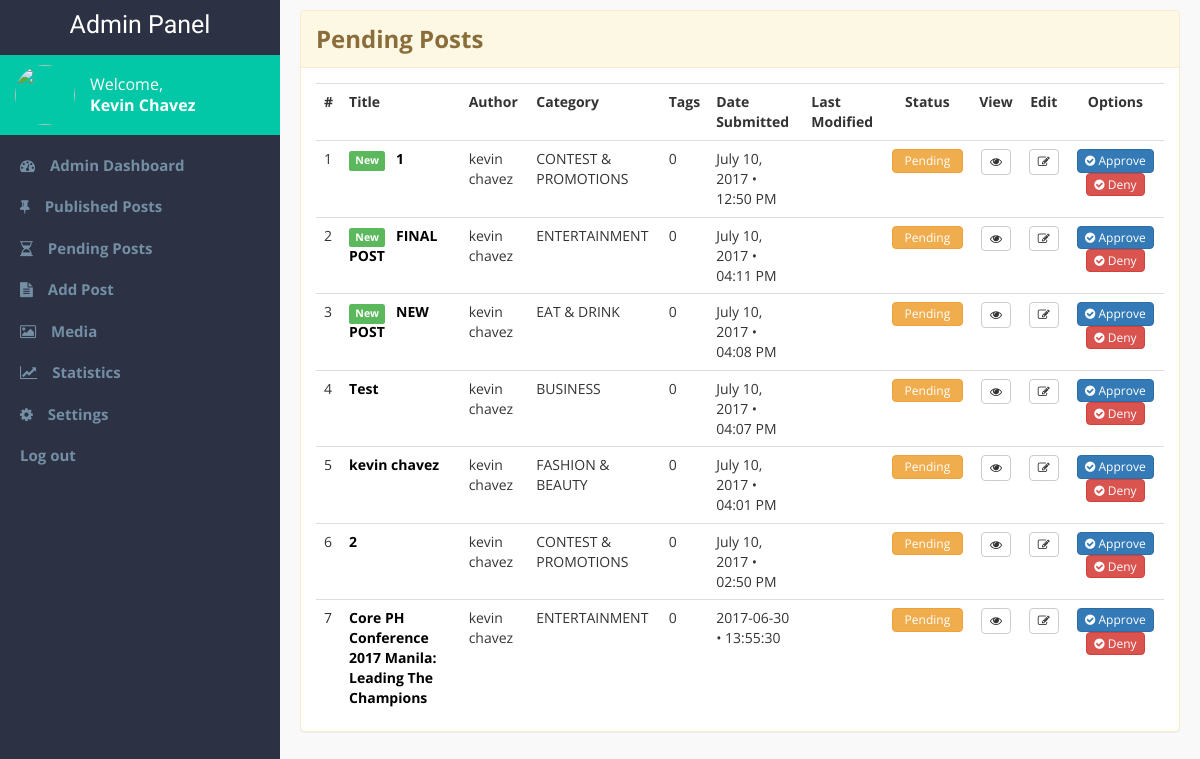
Page /admin-pages/pending-posts.php (signed in) on the earlier database version.
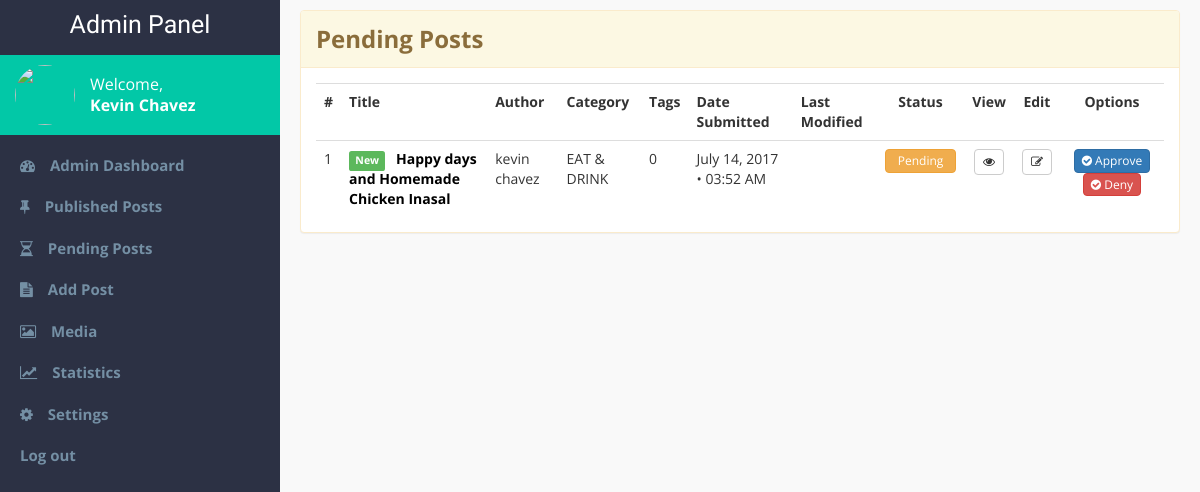
Same page on the later database version.
### tables this page shows
CREATE TABLE `blog_post` (
  `blog_id` int(11) NOT NULL,
  `title` varchar(100) NOT NULL,
  `subheading` varchar(255) DEFAULT NULL,
  `thumbnail` varchar(255) NOT NULL,
  `article` text NOT NULL,
  `author_id` int(11) NOT NULL,
  `date_created` varchar(255) NOT NULL,
  `time_created` varchar(255) NOT NULL,
  `date_published` varchar(255) DEFAULT NULL,
  `time_published` varchar(255) DEFAULT NULL,
  `month_published` varchar(255) DEFAULT NULL,
  `year_published` varchar(255) DEFAULT NULL,
  `featured` tinyint(1) DEFAULT NULL,
  `enabled` tinyint(1) DEFAULT NULL,
  `sponsored` tinyint(1) DEFAULT NULL,
  `recommended` tinyint(1) DEFAULT NULL,
  `comments_count` int(11) DEFAULT NULL,
  `views` int(11) DEFAULT NULL,
  `date_modified` varchar(255) DEFAULT NULL,
  `time_modified` varchar(255) DEFAULT NULL,
  `category_id` int(11) NOT NULL,
  `approved` tinyint(1) NOT NULL,
  `denied` tinyint(1) DEFAULT NULL,
  `admin_remarks` text
);

CREATE TABLE `users` (
  `user_id` int(11) NOT NULL,
  `username` varchar(45) NOT NULL,
  `password` varchar(45) NOT NULL,
  `email` varchar(45) NOT NULL,
  `first_name` varchar(45) NOT NULL,
  `middle_name` varchar(255) NOT NULL,
  `last_name` varchar(45) NOT NULL,
  `gender` varchar(10) NOT NULL,
  `display_pic` varchar(155) DEFAULT NULL,
  `role` varchar(45) NOT NULL
);

CREATE TABLE `blog_categories` (
  `category_id` int(11) NOT NULL,
  `name` varchar(55) NOT NULL,
  `category_desc` varchar(255) DEFAULT NULL
);

### admin-pages/display-pending.php (the view, shortened to what this page needs)
<?php
	require $_SERVER['DOCUMENT_ROOT'].'/capstone2/connection.php';
	$sql = "SELECT * FROM blog_post
			JOIN users ON(users.user_id = blog_post.author_id)
			JOIN blog_categories ON(blog_categories.category_id = blog_post.category_id)
			WHERE not approved ORDER BY date_created DESC, time_created DESC";
	$result = mysqli_query($con,$sql);
	$count = 1;
	$new_counter = 0;
		while ($row = mysqli_fetch_assoc($result))
		{
			extract($row);
				$sql1 = "SELECT username from users
						WHERE user_id = '$user_id'";
				$result1 = mysqli_query($con,$sql1);
				$row1 = mysqli_fetch_assoc($result1);
				extract($row1);
				$sql2 = "SELECT name from blog_categories
						WHERE category_id = '$category_id'";
				$result2 = mysqli_query($con,$sql2);
				$row2 = mysqli_fetch_assoc($result2);
				extract($row2);
	$blogID = [];
	$blogID[$count] = $blog_id;
	$postID = $blogID[$count];
	echo "<tr>
		<td>$count</td>
		";
		if ($new_counter < 3) {
			echo "
			<td>
			<span class='label label-success label-new'>New</span>
			<strong><a href='/capstone2/admin-pages/edit-entry.php?id=$blogID[$count]'>$title</a></strong>
			</td>
				";
		} else {
			echo "
			<td>
			<strong><a href='/capstone2/admin-pages/edit-entry.php?id=$blogID[$count]'>$title</a></strong>
			</td>
			";
		}
		echo "
		<td>$first_name $last_name</td>
		<td>$name</td>
		<td>0</td>
		<td>$date_created • $time_created</td>
		<td>$date_modified $time_modified</td>
		";
		if ($approved == 0 AND $denied == 1) {
			echo "
			<td class='center-text'>
				<button type='button' class='btn btn-danger'>Denied</button>
			</td>";
		} elseif ($approved == 0) {
			echo "
			<td class='center-text'>
				<button type='button' class='btn btn-warning'>Pending</button>
			</td>";
		}
		echo "
				<td class='center-text'>
					<a href='/capstone2/viewpost.php?id=$blogID[$count]' target='_blank'>
					<buton class='btn btn-default btn-view' title='View post'><i class='fa fa-eye'></i></button></a>
				</td>
				<td class='center-text'>
				<form class='straight' title='Delete this post'>
				<a href='/capstone2/admin-pages/edit-entry.php?id=$postID'>
					<button type='button' class='btn btn-default btn-view'>
						<i class='fa fa-pencil-square-o'></i>
					</button>
				</a>
				</form>
				</td>
			<td class='center-text'>
				<span class='straight'>
					<form class='straight' title='Approve this post' action='pending-posts.php?id=$postID' method='POST'>
						<button type='submit' name='approve' class='btn btn-primary'><i class='fa fa-check-circle'></i> Approve</button>
					</form>
					<form class='straight' title='Deny this post' action='pending-posts.php?id=$postID' method='POST'>
						<button type='submit' name='deny' class='btn btn-danger'><i class='fa fa-check-circle'></i> Deny</button>
					</form>
				</span>
			</td>
			";
			echo "<tr>";
			$count = $count + 1;
			$new_counter = $new_counter + 1;
		}
 ?>

### admin-pages/admin-panel.php (shortened to what this page needs)
<!DOCTYPE html>
<html>
<head>
	<?php require_once $_SERVER['DOCUMENT_ROOT'].'/capstone2/admin-pages/admin-links.php' ?>
</head>
<body>
	<div class='main-container'>
		<?php require_once $_SERVER['DOCUMENT_ROOT'].'/capstone2/admin-pages/admin-sidebar.php' ?>
		<div id='main-content' class='clearfix'>
			<?php display_content(); ?>
		</div>
	</div>
</body>
</html>

### admin-pages/admin-links.php (shortened to what this page needs)
<link rel="stylesheet" href="https://maxcdn.bootstrapcdn.com/bootstrap/3.3.7/css/bootstrap.min.css">
<link rel="stylesheet" type="text/css" href="admin-panel.css"/>
<link rel="stylesheet" href="https://cdnjs.cloudflare.com/ajax/libs/limonte-sweetalert2/6.6.5/sweetalert2.min.css">
<link href="https://maxcdn.bootstrapcdn.com/font-awesome/4.7.0/css/font-awesome.min.css" rel="stylesheet">

### admin-pages/admin-sidebar.php
<div id='sidebar' class=''>
	<div class='nav_title'>
		<span>
			Admin Panel
		</span>
	</div>
	<div class='profile-bar'>
		<div class='float-left'>
			<figure class='profile-details-sm'>
				<img id='profile-pic-sm' src='/capstone2/page-imgs/admin.jpg'>
			</figure>
		</div>
		<div class='profile-name-wrapper-sm'>
			<div id='profile-greeting-sm'>Welcome,</div>
			<div id='profile-name-sm'><?php echo $_SESSION['firstname'] . " " . $_SESSION['lastname'] ?></div>
		</div>
	</div>
	<nav id='nav-sidebar'>
		<ul>
			<a href='/capstone2/admin-pages/admin-dashboard.php'><li><i class="fa fa-tachometer"></i>Admin Dashboard</li></a>
			<a href='/capstone2/admin-pages/published-posts.php#published'><li><i class="fa fa-thumb-tack"></i>Published Posts</li></a>
			<a href='/capstone2/admin-pages/pending-posts.php#pending'><li><i class="fa fa-hourglass-half"></i>Pending Posts</li></a>
			<a href='/capstone2/admin-pages/add-entry.php#add-posts'><li><i class="fa fa-file-text"></i>Add Post</li></a>
			<a href='#'><li><i class="fa fa-picture-o"></i>Media</li></a>
			<a href='#'><li><i class="fa fa-line-chart"></i>Statistics</li></a>
			<a href='#'><li><i class="fa fa-cog"></i>Settings</li></a>
			<a href='/capstone2/win-logout.php'>Log out</a>
		</ul>
	</nav>
</div>

### admin-pages/pending-posts.php (shortened to what this page needs)
<?php
	function display_content() { ?>
			<div id='pending-posts'>
					<div class="panel panel-warning">
					  	<div class="panel-heading"><h3>Pending Posts</h3></div>
						  	<div class="panel-body table-responsive">
						  		<table class='table'>
						  			<tr>
						  				<th>#</th>
						  				<th>Title</th>
						  				<th>Author</th>
						  				<th>Category</th>
						  				<th>Tags</th>
						  				<th>Date Submitted</th>
						  				<th>Last Modified</th>
						  				<th class='center-text'>Status</th>
						  				<th class='center-text'>View</th>
						  				<th class='center-text'>Edit</th>
						  				<th class='center-text'>Options</th>
						  			</tr>
										<?php require_once $_SERVER['DOCUMENT_ROOT'].'/capstone2/admin-pages/display-pending.php'; ?>
						  		</table>
						  	</div>
					</div>
				</div>
		<?php
	}
	require_once $_SERVER['DOCUMENT_ROOT'].'/capstone2/admin-pages/admin-panel.php';
 ?>

### admin-pages/admin-panel.css (style rules this page uses)
* { box-sizing: border-box; }
.main-container { height: 100%; width: 100%; box-shadow: 0 1px 2px 0 rgba(0,0,0,0.16),0 1px 5px 0 rgba(0,0,0,0.12); padding: 0; font-family: 'Open Sans'; }
.clearfix:after { content: "."; display: block; clear: both; visibility: hidden; line-height: 0; height: 0; margin: 0; padding: 0; }
#main-content { background-color: #f9f9f9; padding: 10px 20px; margin-left: 280px; height: 100vh; }
#sidebar { background-color: #2c3144; color: white; padding: 10px 20px; height: 100%; position: fixed; width: 280px; }
.nav_title { box-sizing: border-box; height: 30px; line-height: 30px; text-align: center; font-family: Lobster; font-size: 25px; }
.profile-bar { background-color: #02c8a7; height: 80px; margin: 15px -20px 10px -20px; padding: 0 15px; }
.profile-details-sm { padding: 10px 0; font-size: .80em; display: inline-block; }
#profile-pic-sm { border-radius: 50px; height: 60px; width: 60px; overflow: hidden; margin-right: 15px; }
.profile-name-wrapper-sm { padding: 21px 0; }
#profile-greeting-sm { font-size: 16px; line-height: 1; margin-bottom: 5px; }
#profile-name-sm { font-size: 16px; font-weight: bold; line-height: 1; }
.float-left { float: left; }
#nav-sidebar { font-family:'Open Sans'; font-weight: bold; font-size: 15px; color: #748fa4; }
#nav-sidebar > ul li { display: block; }
#nav-sidebar > ul li { padding: 0 20px; margin: 20px -20px; }
#nav-sidebar > ul { padding: 0; }
#nav-sidebar > ul > a > li > i { margin-right: 15px; }
#nav-sidebar a { color: #748fa4; text-decoration: none; }
#pending-posts { margin-bottom: 50px; }
.center-text { text-align: center; }
td > .btn { padding: 2px 12px; font-size: 12px; width: 100%; }
td > .straight > form > .btn-danger, td > .straight > form > .btn-success, td > .straight > form > .btn-primary { padding: 2px 7px; font-size: 12px; }
.straight { display: inline-block; }
h1, h2, h3, h4, h5, h6 { margin: 5px 0; font-weight: 700; }
.btn-view { padding: 3px 8px; font-size: 12px; }
.label-new { margin-right: 7px; }
.panel-body a { text-decoration: none; color: #000; }

Differences in the rows shown:
removed blog_post: title "1", users.first_name "kevin", users.last_name "chavez", category.name "CONTEST & PROMOTIONS", date_created "July 10, 2017", time_created "12:50 PM", approved "Pending"
removed blog_post: title "FINAL POST", users.first_name "kevin", users.last_name "chavez", category.name "ENTERTAINMENT", date_created "July 10, 2017", time_created "04:11 PM", approved "Pending"
removed blog_post: title "NEW POST", users.first_name "kevin", users.last_name "chavez", category.name "EAT & DRINK", date_created "July 10, 2017", time_created "04:08 PM", approved "Pending"
removed blog_post: title "Test", users.first_name "kevin", users.last_name "chavez", category.name "BUSINESS", date_created "July 10, 2017", time_created "04:07 PM", approved "Pending"
removed blog_post: title "kevin chavez", users.first_name "kevin", users.last_name "chavez", category.name "FASHION & BEAUTY", date_created "July 10, 2017", time_created "04:01 PM", approved "Pending"
removed blog_post: title "2", users.first_name "kevin", users.last_name "chavez", category.name "CONTEST & PROMOTIONS", date_created "July 10, 2017", time_created "02:50 PM", approved "Pending"
removed blog_post: title "Core PH Conference 2017 Manila: Leading The Champions", users.first_name "kevin", users.last_name "chavez", category.name "ENTERTAINMENT", date_created "2017-06-30", time_created "13:55:30", approved "Pending"
added blog_post: title "Happy days and Homemade Chicken Inasal", users.first_name "kevin", users.last_name "chavez", category.name "EAT & DRINK", date_created "July 14, 2017", time_created "03:52 AM", approved "Pending"
